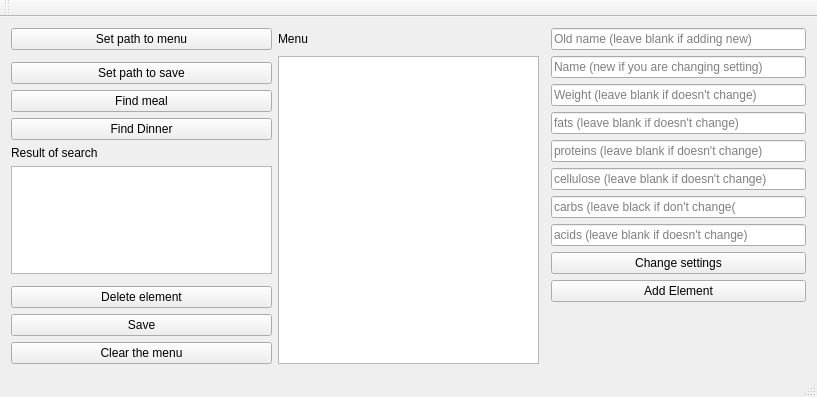
<?xml version="1.0" encoding="UTF-8"?>
<ui version="4.0">
 <class>MainWindow</class>
 <widget class="QMainWindow" name="MainWindow">
  <property name="geometry">
   <rect>
    <x>0</x>
    <y>0</y>
    <width>817</width>
    <height>397</height>
   </rect>
  </property>
  <property name="windowTitle">
   <string>MainWindow</string>
  </property>
  <widget class="QWidget" name="centralWidget">
   <layout class="QGridLayout" name="gridLayout_4">
    <item row="2" column="0">
     <widget class="QPushButton" name="setPathSave">
      <property name="sizePolicy">
       <sizepolicy hsizetype="Preferred" vsizetype="Preferred">
        <horstretch>0</horstretch>
        <verstretch>0</verstretch>
       </sizepolicy>
      </property>
      <property name="text">
       <string>Set path to save</string>
      </property>
     </widget>
    </item>
    <item row="8" column="0">
     <widget class="QPushButton" name="deleteButton">
      <property name="sizePolicy">
       <sizepolicy hsizetype="Preferred" vsizetype="Preferred">
        <horstretch>0</horstretch>
        <verstretch>0</verstretch>
       </sizepolicy>
      </property>
      <property name="text">
       <string>Delete element</string>
      </property>
     </widget>
    </item>
    <item row="3" column="0">
     <widget class="QPushButton" name="findMeal">
      <property name="sizePolicy">
       <sizepolicy hsizetype="Preferred" vsizetype="Preferred">
        <horstretch>0</horstretch>
        <verstretch>0</verstretch>
       </sizepolicy>
      </property>
      <property name="text">
       <string>Find meal</string>
      </property>
     </widget>
    </item>
    <item row="10" column="0">
     <widget class="QPushButton" name="clearButton">
      <property name="sizePolicy">
       <sizepolicy hsizetype="Preferred" vsizetype="Preferred">
        <horstretch>0</horstretch>
        <verstretch>0</verstretch>
       </sizepolicy>
      </property>
      <property name="text">
       <string>Clear the menu</string>
      </property>
     </widget>
    </item>
    <item row="5" column="0">
     <widget class="QLabel" name="label_2">
      <property name="sizePolicy">
       <sizepolicy hsizetype="Preferred" vsizetype="Preferred">
        <horstretch>0</horstretch>
        <verstretch>0</verstretch>
       </sizepolicy>
      </property>
      <property name="text">
       <string>Result of search</string>
      </property>
     </widget>
    </item>
    <item row="9" column="0">
     <widget class="QPushButton" name="saveButton">
      <property name="sizePolicy">
       <sizepolicy hsizetype="Preferred" vsizetype="Preferred">
        <horstretch>0</horstretch>
        <verstretch>0</verstretch>
       </sizepolicy>
      </property>
      <property name="text">
       <string>Save</string>
      </property>
     </widget>
    </item>
    <item row="1" column="1" rowspan="10">
     <widget class="QListView" name="listView">
      <property name="sizePolicy">
       <sizepolicy hsizetype="Preferred" vsizetype="Preferred">
        <horstretch>0</horstretch>
        <verstretch>0</verstretch>
       </sizepolicy>
      </property>
     </widget>
    </item>
    <item row="0" column="0">
     <widget class="QPushButton" name="setPathFrom">
      <property name="sizePolicy">
       <sizepolicy hsizetype="Preferred" vsizetype="Preferred">
        <horstretch>0</horstretch>
        <verstretch>0</verstretch>
       </sizepolicy>
      </property>
      <property name="text">
       <string>Set path to menu</string>
      </property>
     </widget>
    </item>
    <item row="0" column="3" rowspan="11">
     <layout class="QFormLayout" name="formLayout_4">
      <item row="2" column="1">
       <widget class="QLineEdit" name="oldNameLine">
        <property name="sizePolicy">
         <sizepolicy hsizetype="Preferred" vsizetype="Preferred">
          <horstretch>0</horstretch>
          <verstretch>0</verstretch>
         </sizepolicy>
        </property>
        <property name="placeholderText">
         <string>Old name (leave blank if adding new)</string>
        </property>
       </widget>
      </item>
      <item row="3" column="1">
       <widget class="QLineEdit" name="newNameLine">
        <property name="sizePolicy">
         <sizepolicy hsizetype="Preferred" vsizetype="Preferred">
          <horstretch>0</horstretch>
          <verstretch>0</verstretch>
         </sizepolicy>
        </property>
        <property name="autoFillBackground">
         <bool>false</bool>
        </property>
        <property name="inputMethodHints">
         <set>Qt::ImhNone</set>
        </property>
        <property name="inputMask">
         <string/>
        </property>
        <property name="text">
         <string/>
        </property>
        <property name="placeholderText">
         <string>Name (new if you are changing setting)</string>
        </property>
       </widget>
      </item>
      <item row="4" column="1">
       <widget class="QLineEdit" name="wLine">
        <property name="sizePolicy">
         <sizepolicy hsizetype="Preferred" vsizetype="Preferred">
          <horstretch>0</horstretch>
          <verstretch>0</verstretch>
         </sizepolicy>
        </property>
        <property name="inputMethodHints">
         <set>Qt::ImhNone</set>
        </property>
        <property name="placeholderText">
         <string>Weight (leave blank if doesn't change)</string>
        </property>
       </widget>
      </item>
      <item row="5" column="1">
       <widget class="QLineEdit" name="fLine">
        <property name="sizePolicy">
         <sizepolicy hsizetype="Preferred" vsizetype="Preferred">
          <horstretch>0</horstretch>
          <verstretch>0</verstretch>
         </sizepolicy>
        </property>
        <property name="placeholderText">
         <string>fats (leave blank if doesn't change)</string>
        </property>
       </widget>
      </item>
      <item row="6" column="1">
       <widget class="QLineEdit" name="pLine">
        <property name="sizePolicy">
         <sizepolicy hsizetype="Preferred" vsizetype="Preferred">
          <horstretch>0</horstretch>
          <verstretch>0</verstretch>
         </sizepolicy>
        </property>
        <property name="placeholderText">
         <string>proteins (leave blank if doesn't change)</string>
        </property>
       </widget>
      </item>
      <item row="7" column="1">
       <widget class="QLineEdit" name="cLine">
        <property name="sizePolicy">
         <sizepolicy hsizetype="Preferred" vsizetype="Preferred">
          <horstretch>0</horstretch>
          <verstretch>0</verstretch>
         </sizepolicy>
        </property>
        <property name="placeholderText">
         <string>cellulose (leave blank if doesn't change)</string>
        </property>
       </widget>
      </item>
      <item row="8" column="1">
       <widget class="QLineEdit" name="carbLine">
        <property name="sizePolicy">
         <sizepolicy hsizetype="Preferred" vsizetype="Preferred">
          <horstretch>0</horstretch>
          <verstretch>0</verstretch>
         </sizepolicy>
        </property>
        <property name="placeholderText">
         <string>carbs (leave black if don't change(</string>
        </property>
       </widget>
      </item>
      <item row="9" column="1">
       <widget class="QLineEdit" name="acLine">
        <property name="sizePolicy">
         <sizepolicy hsizetype="Preferred" vsizetype="Preferred">
          <horstretch>0</horstretch>
          <verstretch>0</verstretch>
         </sizepolicy>
        </property>
        <property name="placeholderText">
         <string>acids (leave blank if doesn't change)</string>
        </property>
       </widget>
      </item>
      <item row="10" column="1">
       <widget class="QPushButton" name="changeSetButton">
        <property name="sizePolicy">
         <sizepolicy hsizetype="Preferred" vsizetype="Preferred">
          <horstretch>0</horstretch>
          <verstretch>0</verstretch>
         </sizepolicy>
        </property>
        <property name="text">
         <string>Change settings</string>
        </property>
       </widget>
      </item>
      <item row="11" column="1">
       <widget class="QPushButton" name="addButton">
        <property name="sizePolicy">
         <sizepolicy hsizetype="Preferred" vsizetype="Preferred">
          <horstretch>0</horstretch>
          <verstretch>0</verstretch>
         </sizepolicy>
        </property>
        <property name="text">
         <string>Add Element</string>
        </property>
       </widget>
      </item>
     </layout>
    </item>
    <item row="0" column="1">
     <widget class="QLabel" name="label">
      <property name="text">
       <string>Menu</string>
      </property>
     </widget>
    </item>
    <item row="6" column="0">
     <widget class="QListView" name="listView_2">
      <property name="sizePolicy">
       <sizepolicy hsizetype="Preferred" vsizetype="Preferred">
        <horstretch>0</horstretch>
        <verstretch>0</verstretch>
       </sizepolicy>
      </property>
     </widget>
    </item>
    <item row="4" column="0">
     <widget class="QPushButton" name="findButton">
      <property name="sizePolicy">
       <sizepolicy hsizetype="Preferred" vsizetype="Preferred">
        <horstretch>0</horstretch>
        <verstretch>0</verstretch>
       </sizepolicy>
      </property>
      <property name="text">
       <string>Find Dinner</string>
      </property>
     </widget>
    </item>
   </layout>
  </widget>
  <widget class="QMenuBar" name="menuBar">
   <property name="geometry">
    <rect>
     <x>0</x>
     <y>0</y>
     <width>817</width>
     <height>22</height>
    </rect>
   </property>
  </widget>
  <widget class="QToolBar" name="mainToolBar">
   <attribute name="toolBarArea">
    <enum>TopToolBarArea</enum>
   </attribute>
   <attribute name="toolBarBreak">
    <bool>false</bool>
   </attribute>
  </widget>
  <widget class="QStatusBar" name="statusBar"/>
 </widget>
 <layoutdefault spacing="6" margin="11"/>
 <resources/>
 <connections/>
</ui>
